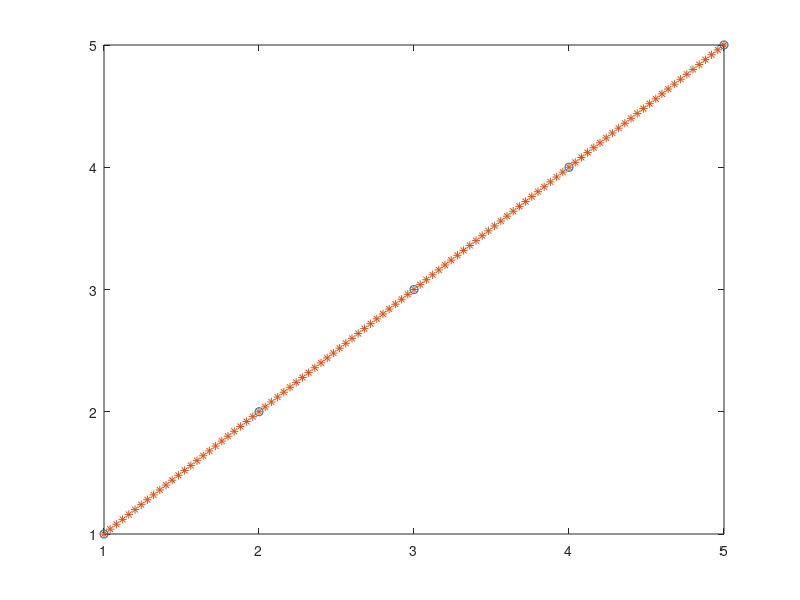
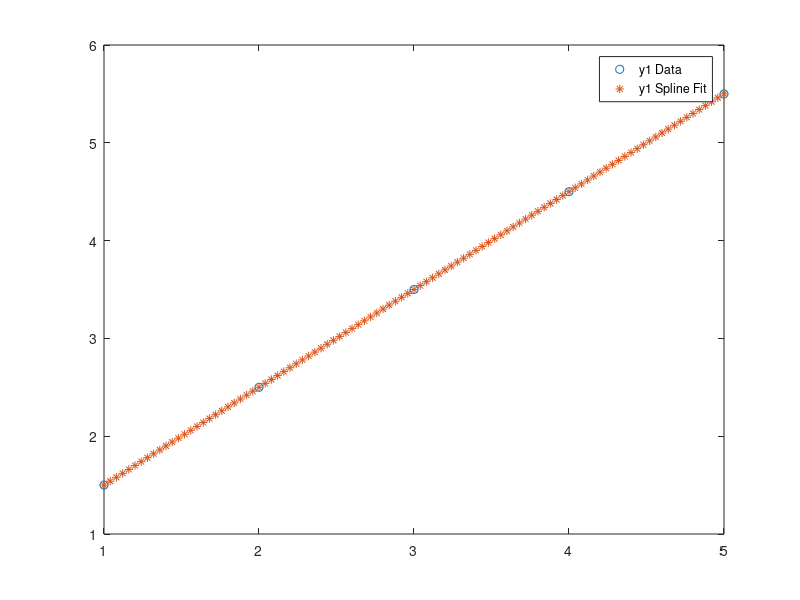

Source code (MATLAB) for these figures, in order:
% Define some data points
x = [1.0, 2.0, 3.0, 4.0, 5.0];
y = [1.0, 1.5; 2.0, 2.5; 3.0, 3.5; 4.0, 4.5; 5.0, 5.5];

c = [];
% Use the spline function to create a spline fit
for i = 1:size(y,2)   % size(y,col=2) and row=1
    y_col = y(:, i);
    spline_fit = spline(x, y_col);
    
    % Evaluate the spline at new points
    x_new = linspace(1.0, 5.0, 101);
    y_new = ppval(spline_fit, x_new);
    
    c = vertcat(c, y_new);
    
    figure(i+5)
    % Plot the original data and the spline fit
    plot(x, y(:,i), 'o', x_new, y_new, '*');
%     plot(x_new, y_new, '*');
%     hold on;
%     plot(x, y(:,2), 'o', x_new, y_new(:,2), '-');
end

        

% hold off;
legend('y1 Data', 'y1 Spline Fit', 'y2 Data', 'y2 Spline Fit');
